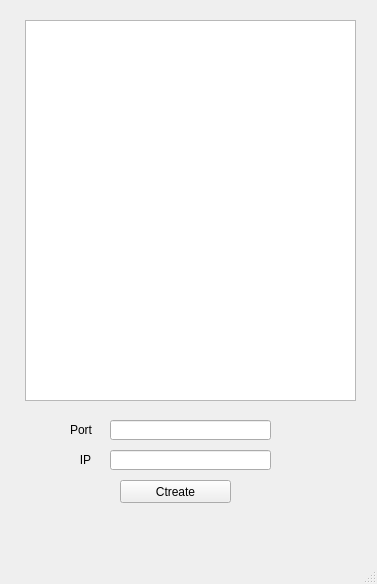
<?xml version="1.0" encoding="UTF-8"?>
<ui version="4.0">
 <class>tcpserver</class>
 <widget class="QMainWindow" name="tcpserver">
  <property name="geometry">
   <rect>
    <x>0</x>
    <y>0</y>
    <width>377</width>
    <height>584</height>
   </rect>
  </property>
  <property name="windowTitle">
   <string>MainWindow</string>
  </property>
  <widget class="QWidget" name="centralWidget">
   <widget class="QListWidget" name="lwt_Text">
    <property name="geometry">
     <rect>
      <x>25</x>
      <y>20</y>
      <width>331</width>
      <height>381</height>
     </rect>
    </property>
   </widget>
   <widget class="QLabel" name="label">
    <property name="geometry">
     <rect>
      <x>70</x>
      <y>420</y>
      <width>31</width>
      <height>20</height>
     </rect>
    </property>
    <property name="text">
     <string>Port</string>
    </property>
   </widget>
   <widget class="QLabel" name="label_2">
    <property name="geometry">
     <rect>
      <x>70</x>
      <y>450</y>
      <width>31</width>
      <height>20</height>
     </rect>
    </property>
    <property name="text">
     <string>&lt;!DOCTYPE HTML PUBLIC &quot;-//W3C//DTD HTML 4.0//EN&quot; &quot;http://www.w3.org/TR/REC-html40/strict.dtd&quot;&gt;
&lt;html&gt;&lt;head&gt;&lt;meta name=&quot;qrichtext&quot; content=&quot;1&quot; /&gt;&lt;style type=&quot;text/css&quot;&gt;
p, li { white-space: pre-wrap; }
&lt;/style&gt;&lt;/head&gt;&lt;body style=&quot; font-family:'SimSun'; font-size:9pt; font-weight:400; font-style:normal;&quot;&gt;
&lt;p align=&quot;center&quot; style=&quot; margin-top:0px; margin-bottom:0px; margin-left:0px; margin-right:0px; -qt-block-indent:0; text-indent:0px;&quot;&gt;IP&lt;/p&gt;&lt;/body&gt;&lt;/html&gt;</string>
    </property>
   </widget>
   <widget class="QLineEdit" name="ldt_Port">
    <property name="geometry">
     <rect>
      <x>110</x>
      <y>420</y>
      <width>161</width>
      <height>20</height>
     </rect>
    </property>
   </widget>
   <widget class="QLineEdit" name="ldt_IP">
    <property name="geometry">
     <rect>
      <x>110</x>
      <y>450</y>
      <width>161</width>
      <height>20</height>
     </rect>
    </property>
   </widget>
   <widget class="QPushButton" name="btn_Create">
    <property name="geometry">
     <rect>
      <x>120</x>
      <y>480</y>
      <width>111</width>
      <height>23</height>
     </rect>
    </property>
    <property name="text">
     <string>Ctreate</string>
    </property>
   </widget>
  </widget>
  <widget class="QMenuBar" name="menuBar">
   <property name="geometry">
    <rect>
     <x>0</x>
     <y>0</y>
     <width>377</width>
     <height>26</height>
    </rect>
   </property>
  </widget>
  <widget class="QStatusBar" name="statusBar"/>
 </widget>
 <layoutdefault spacing="6" margin="11"/>
 <resources/>
 <connections/>
</ui>
